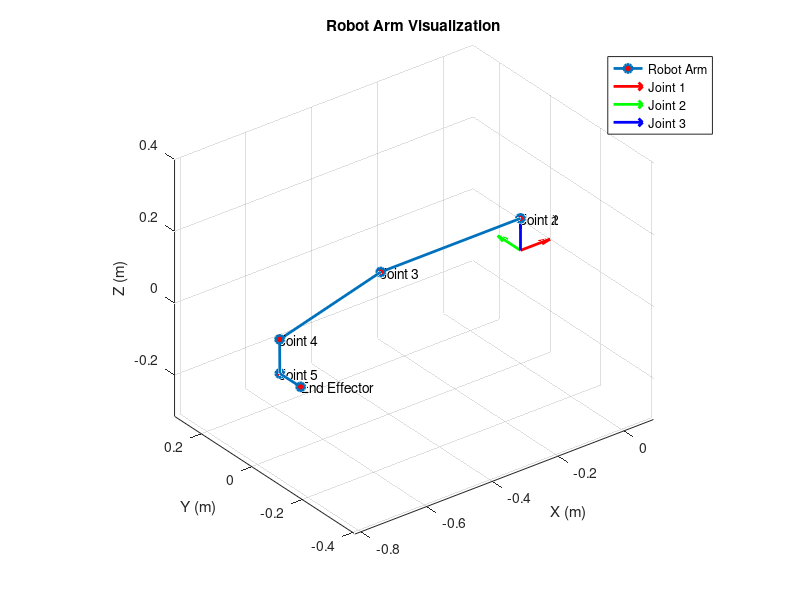

MATLAB code to generate this figure:
% 清除工作区和图形
clear all; close all; clc;
clf;
hold on;
grid on;
axis equal;
xlabel('X (m)');
ylabel('Y (m)');
zlabel('Z (m)');
title('Robot Arm Visualization');
view(3);

% 关节名称（按从基座到末端的顺序）
joints = {'shoulder', 'upper_arm', 'forearm', 'wrist_1', 'wrist_2', 'wrist_3'};

% 关节标定数据（相对于前一个关节的变换）
data.shoulder = [0, 0, 0.089201138580847966, -0, 0, 1.5413963267648517e-05];
data.upper_arm = [8.28481932000539e-05, 0, 0, 1.5702793305568989, 0, 9.4248239648454113e-05];
data.forearm = [-0.42514603197027351, 0, 0, 0.00027727163297603633, 0.00074181659174685764, 8.2061777589927939e-05];
data.wrist_1 = [-0.39231335412023205, 0.00070367842866065884, 0.11004902881674888, 3.1351985141209435, -3.1400954402443415, 3.1415185610293745];
data.wrist_2 = [3.6501405590628345e-05, -0.094721186124807052, 0.0001791428279527357, 1.5689050644312028, 0, -1.320607040336194e-05];
data.wrist_3 = [0.00015399008043081661, 0.082421327089370319, 0.00012632686207930083, 1.5723290218826846, 3.1415926535897931, -3.14158677108863];

% 初始化变换矩阵（基座到世界坐标系）
T_accum = eye(4);

% 存储所有关节在基坐标系中的位置（仅包括关节）
positions = [];

% 遍历每个关节计算累积变换
for i = 1:numel(joints)
    joint = joints{i};
    d = data.(joint);
    
    % 提取位置和欧拉角
    x = d(1); y = d(2); z = d(3);
    roll = d(4); pitch = d(5); yaw = d(6);
    
    % 计算旋转矩阵（RPY: Z-Y-X顺序）
    Rx = [1, 0, 0; 0, cos(roll), -sin(roll); 0, sin(roll), cos(roll)];
    Ry = [cos(pitch), 0, sin(pitch); 0, 1, 0; -sin(pitch), 0, cos(pitch)];
    Rz = [cos(yaw), -sin(yaw), 0; sin(yaw), cos(yaw), 0; 0, 0, 1];
    R = Rz * Ry * Rx;
    
    % 构建齐次变换矩阵
    T_rel = [R, [x; y; z]; [0, 0, 0, 1]];
    
    % 更新累积变换（相对于基座）
    T_accum = T_accum * T_rel;
    % 打印当前关节的变换矩阵
    % fprintf('Transformation Matrix for %s:\n', joint);
    % disp(T_accum);

    % 提取当前关节的旋转矩阵和位置
    R_current = T_accum(1:3, 1:3);
    temp_Z = [0; 0; 1]; % 假设关节旋转轴为Z轴
    % 计算当前关节Z轴在基座坐标系中的表示
    Z_base = R_current * temp_Z;
    % 定义绕Z轴旋转180的R
    R_180 = [-1, 0, 0; 0, -1, 0; 0, 0, 1];
    % 计算Z轴在基座坐标系中的表示
    Z_base_1 = R_180 * Z_base;
    % 打印当前关节Z轴在基座坐标系中的表示
    fprintf('Z-axis in base frame for %s: [%.16f, %.16f, %.16f]\n', joint, Z_base_1(1), Z_base_1(2), Z_base_1(3));

    % Z-axis in base frame for shoulder: [0.000000, 0.000000, 1.000000]
    % Z-axis in base frame for upper_arm: [-0.000110, 1.000000, 0.000517]
    % Z-axis in base frame for forearm: [-0.000852, 1.000000, 0.000240]
    % Z-axis in base frame for wrist_1: [0.000646, 0.999978, 0.006634]
    % Z-axis in base frame for wrist_2: [0.000011, 0.008525, -0.999964]
    % Z-axis in base frame for wrist_3: [0.000652, 0.999975, 0.006992]

    % 提取当前关节在基座中的位置
    current_pos = T_accum(1:3, 4)';
    % 打印当前关节位置
    fprintf('Position of %s in base frame: [%.16f, %.16f, %.16f]\n', joint, current_pos(1), current_pos(2), current_pos(3));

    positions = [positions; current_pos];
end

% 绘制关节位置
plot3(positions(:,1), positions(:,2), positions(:,3), 'o-', 'LineWidth', 2, 'MarkerSize', 6, 'MarkerFaceColor', 'r');

% 标记关键点
text(positions(1,1), positions(1,2), positions(1,3), 'Joint 1', 'FontSize', 10);
text(positions(2,1), positions(2,2), positions(2,3), 'Joint 2', 'FontSize', 10);
text(positions(3,1), positions(3,2), positions(3,3), 'Joint 3', 'FontSize', 10);
text(positions(4,1), positions(4,2), positions(4,3), 'Joint 4', 'FontSize', 10);
text(positions(5,1), positions(5,2), positions(5,3), 'Joint 5', 'FontSize', 10);
text(positions(6,1), positions(6,2), positions(6,3), 'End Effector', 'FontSize', 10);

% 添加坐标轴
quiver3(0, 0, 0, 0.1, 0, 0, 'r', 'LineWidth', 2); % X轴
quiver3(0, 0, 0, 0, 0.1, 0, 'g', 'LineWidth', 2); % Y轴
quiver3(0, 0, 0, 0, 0, 0.1, 'b', 'LineWidth', 2); % Z轴
legend('Robot Arm', 'Joint 1', 'Joint 2', 'Joint 3', 'Joint 4', 'Joint 5', 'End Effector', 'X', 'Y', 'Z');

hold off;



